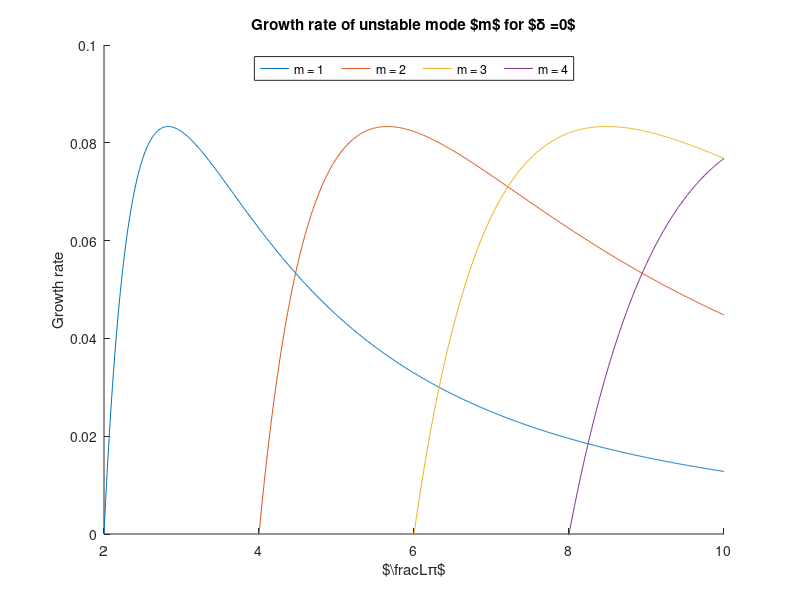

MATLAB code for this plot: (Note: this script raises an error after producing the figure.)
function flat_growth
clf,hold on
L = 2*pi:pi/100:10*pi;
k = 2*pi./L;
for kn = 1:4
y = ((kn*k).^2-(kn*k).^4)/3;
plot(L/pi,y,'DisplayName',sprintf('m = %g',kn))
end
legend('Location','North','NumColumns',4)
ylim([0, 0.1]);
xlabel('$\frac{L}{\pi}$')
ylabel('Growth rate')
title('Growth rate of unstable mode $m$ for $\delta =0$')
saveas(gcf,'../plots/psbigp/unstablemodegrowthd0','epsc')
value = loadbigpR1(1,4*pi,1);

for delta = [0.1 0.5 1 2 3]
omega2 = [];
omega3 = [];
omega4 = [];
L = 2*pi:pi/16:10*pi;
omega1 = [];
value.del = delta;
for l = L
value.L = l;
value = value.get_h;
if value.eflag<0
    omega1 = [omega1,0];
    omega2 = [omega2,0];
    omega3 = [omega3,0];
    omega4 = [omega4,0];
else
    
    
[~,d] = value.Floquet(value.h0);
if length(d)>7
omega4 = [omega4 -real(d(end-7))];
else
omega4 = [omega4,0];
end
if length(d)>5
omega3 = [omega3 -real(d(end-5))];
else
omega3 = [omega3,0];
end
if length(d)>3
omega2 = [omega2 -real(d(end-3))];
else
omega2 = [omega2,0];
end
if length(d)>1
omega1 = [omega1 -real(d(end-1))];
else
omega1 = [omega1,0];
end
end
end
clf,hold on
plot(L/pi,omega1,'DisplayName','$m=1$')
plot(L/pi,omega2,'DisplayName','$m=2$')
plot(L/pi,omega3,'DisplayName','$m=3$')
plot(L/pi,omega4,'DisplayName','$m=4$')
str = replace(sprintf('%g',delta),'.','-');
legend('Location','North','NumColumns',4)
ylim([0, 0.1]);
xlabel('$\frac{L}{\pi}$')
ylabel('Growth rate')
title(sprintf('Growth rate of unstable mode $m$ for $\\delta =%g$',delta))
saveas(gcf,sprintf('../plots/psbigp/unstablemodegrowthd%s',str),'epsc')
end